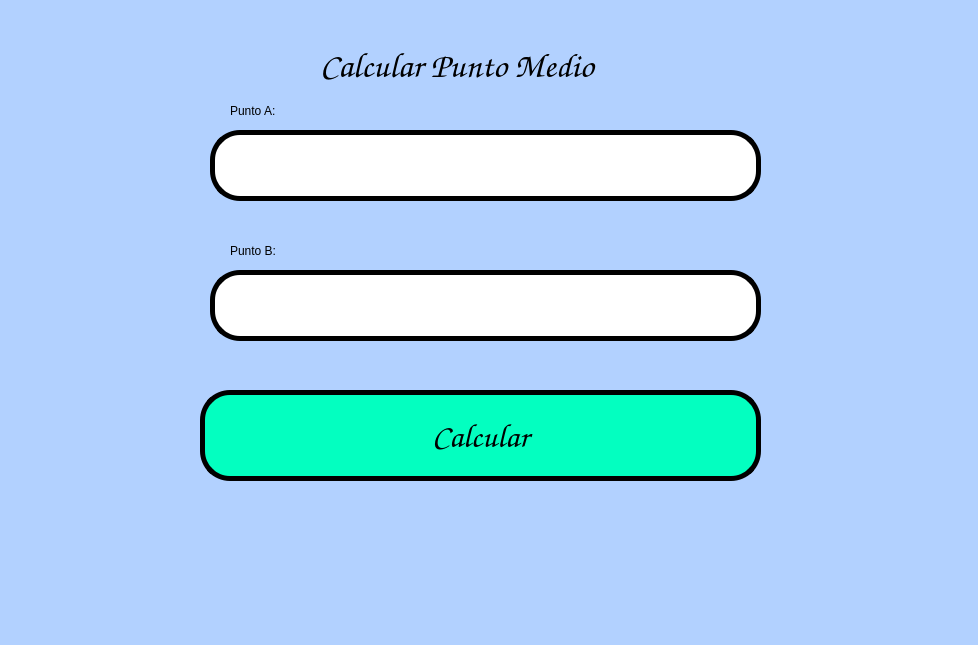
<?xml version="1.0" encoding="UTF-8"?>
<ui version="4.0">
 <class>MainWindow</class>
 <widget class="QMainWindow" name="MainWindow">
  <property name="geometry">
   <rect>
    <x>0</x>
    <y>0</y>
    <width>978</width>
    <height>645</height>
   </rect>
  </property>
  <property name="windowTitle">
   <string>MainWindow</string>
  </property>
  <property name="styleSheet">
   <string notr="true">background-color: rgb(178, 209, 255);</string>
  </property>
  <widget class="QWidget" name="centralwidget">
   <widget class="QPushButton" name="btn_Calcular">
    <property name="geometry">
     <rect>
      <x>200</x>
      <y>390</y>
      <width>561</width>
      <height>91</height>
     </rect>
    </property>
    <property name="palette">
     <palette>
      <active>
       <colorrole role="Button">
        <brush brushstyle="SolidPattern">
         <color alpha="255">
          <red>3</red>
          <green>255</green>
          <blue>192</blue>
         </color>
        </brush>
       </colorrole>
       <colorrole role="Base">
        <brush brushstyle="SolidPattern">
         <color alpha="255">
          <red>3</red>
          <green>255</green>
          <blue>192</blue>
         </color>
        </brush>
       </colorrole>
       <colorrole role="Window">
        <brush brushstyle="SolidPattern">
         <color alpha="255">
          <red>3</red>
          <green>255</green>
          <blue>192</blue>
         </color>
        </brush>
       </colorrole>
      </active>
      <inactive>
       <colorrole role="Button">
        <brush brushstyle="SolidPattern">
         <color alpha="255">
          <red>3</red>
          <green>255</green>
          <blue>192</blue>
         </color>
        </brush>
       </colorrole>
       <colorrole role="Base">
        <brush brushstyle="SolidPattern">
         <color alpha="255">
          <red>3</red>
          <green>255</green>
          <blue>192</blue>
         </color>
        </brush>
       </colorrole>
       <colorrole role="Window">
        <brush brushstyle="SolidPattern">
         <color alpha="255">
          <red>3</red>
          <green>255</green>
          <blue>192</blue>
         </color>
        </brush>
       </colorrole>
      </inactive>
      <disabled>
       <colorrole role="Button">
        <brush brushstyle="SolidPattern">
         <color alpha="255">
          <red>3</red>
          <green>255</green>
          <blue>192</blue>
         </color>
        </brush>
       </colorrole>
       <colorrole role="Base">
        <brush brushstyle="SolidPattern">
         <color alpha="255">
          <red>3</red>
          <green>255</green>
          <blue>192</blue>
         </color>
        </brush>
       </colorrole>
       <colorrole role="Window">
        <brush brushstyle="SolidPattern">
         <color alpha="255">
          <red>3</red>
          <green>255</green>
          <blue>192</blue>
         </color>
        </brush>
       </colorrole>
      </disabled>
     </palette>
    </property>
    <property name="font">
     <font>
      <family>Comic Sans MS</family>
      <pointsize>25</pointsize>
      <weight>9</weight>
      <italic>false</italic>
      <bold>false</bold>
     </font>
    </property>
    <property name="whatsThis">
     <string>&lt;html&gt;&lt;head/&gt;&lt;body&gt;&lt;p&gt;&lt;span style=&quot; color:#ff5500;&quot;&gt;aserfg&lt;/span&gt;&lt;/p&gt;&lt;/body&gt;&lt;/html&gt;</string>
    </property>
    <property name="styleSheet">
     <string notr="true">background-color: rgb(3, 255, 192);
border: 5px solid black;
border-radius: 30px;
font: 75 25pt &quot;Comic Sans MS&quot;;</string>
    </property>
    <property name="text">
     <string>Calcular</string>
    </property>
   </widget>
   <widget class="QLabel" name="label">
    <property name="geometry">
     <rect>
      <x>230</x>
      <y>90</y>
      <width>271</width>
      <height>41</height>
     </rect>
    </property>
    <property name="styleSheet">
     <string notr="true">font: 75 18pt &quot;Comic Sans MS&quot;;</string>
    </property>
    <property name="text">
     <string>Punto A: </string>
    </property>
   </widget>
   <widget class="QLineEdit" name="txt_A">
    <property name="geometry">
     <rect>
      <x>210</x>
      <y>130</y>
      <width>551</width>
      <height>71</height>
     </rect>
    </property>
    <property name="font">
     <font>
      <family>Comic Sans MS</family>
      <pointsize>22</pointsize>
      <weight>50</weight>
      <bold>false</bold>
     </font>
    </property>
    <property name="styleSheet">
     <string notr="true">background-color: rgb(255, 255, 255);
border: 5px solid black;
border-radius: 30px;</string>
    </property>
    <property name="text">
     <string/>
    </property>
   </widget>
   <widget class="QLabel" name="label_2">
    <property name="geometry">
     <rect>
      <x>230</x>
      <y>230</y>
      <width>271</width>
      <height>41</height>
     </rect>
    </property>
    <property name="styleSheet">
     <string notr="true">font: 75 18pt &quot;Comic Sans MS&quot;;</string>
    </property>
    <property name="text">
     <string>Punto B:</string>
    </property>
   </widget>
   <widget class="QLineEdit" name="txt_B">
    <property name="geometry">
     <rect>
      <x>210</x>
      <y>270</y>
      <width>551</width>
      <height>71</height>
     </rect>
    </property>
    <property name="font">
     <font>
      <family>Comic Sans MS</family>
      <pointsize>22</pointsize>
      <weight>50</weight>
      <bold>false</bold>
     </font>
    </property>
    <property name="styleSheet">
     <string notr="true">background-color: rgb(255, 255, 255);
border: 5px solid black;
border-radius: 30px;</string>
    </property>
    <property name="text">
     <string/>
    </property>
   </widget>
   <widget class="QLabel" name="label_3">
    <property name="geometry">
     <rect>
      <x>320</x>
      <y>40</y>
      <width>351</width>
      <height>51</height>
     </rect>
    </property>
    <property name="font">
     <font>
      <family>Comic Sans MS</family>
      <pointsize>26</pointsize>
      <weight>9</weight>
      <italic>false</italic>
      <bold>false</bold>
     </font>
    </property>
    <property name="styleSheet">
     <string notr="true">font: 75 26pt &quot;Comic Sans MS&quot;;</string>
    </property>
    <property name="text">
     <string>Calcular Punto Medio</string>
    </property>
   </widget>
  </widget>
  <widget class="QMenuBar" name="menubar">
   <property name="geometry">
    <rect>
     <x>0</x>
     <y>0</y>
     <width>978</width>
     <height>21</height>
    </rect>
   </property>
  </widget>
  <widget class="QStatusBar" name="statusbar"/>
 </widget>
 <resources/>
 <connections/>
</ui>
